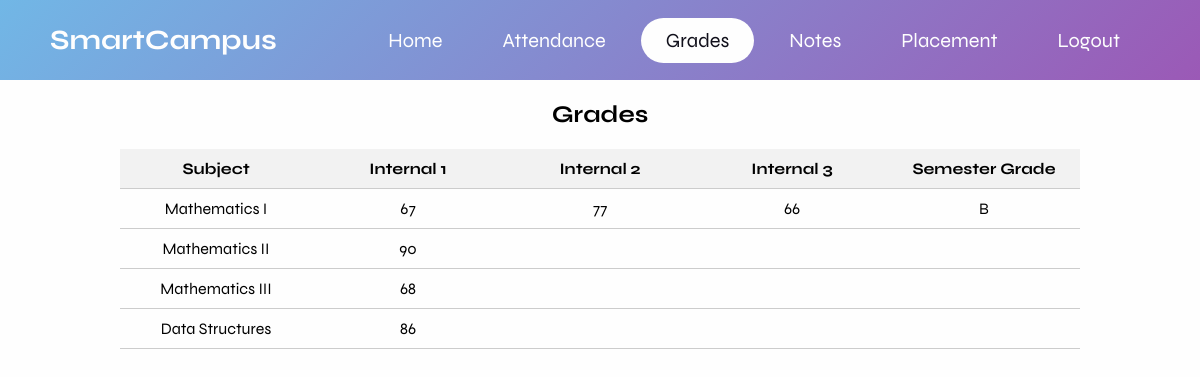
/grades (signed in), run on the app's committed database.
### database.py (models this page shows)
class Subjects(db.Model):
    id = db.Column(db.Integer, primary_key=True)
    cse = db.Column(db.String)
    it = db.Column(db.String)
    mech = db.Column(db.String)
    eee = db.Column(db.String)
    ece = db.Column(db.String)
    civil = db.Column(db.String)

### tables this page shows
CREATE TABLE "cseA1MathematicsI" (
	id INTEGER NOT NULL, 
	name VARCHAR, 
	register_number VARCHAR, 
	internal1 VARCHAR, 
	internal2 VARCHAR, 
	internal3 VARCHAR, 
	semester VARCHAR(5), 
	PRIMARY KEY (id)
);

CREATE TABLE "cseA1MathematicsII" (
	id INTEGER NOT NULL, 
	name VARCHAR, 
	register_number VARCHAR, 
	internal1 VARCHAR, 
	internal2 VARCHAR, 
	internal3 VARCHAR, 
	semester VARCHAR(5), 
	PRIMARY KEY (id)
);

CREATE TABLE "cseA1MathematicsIII" (
	id INTEGER NOT NULL, 
	name VARCHAR, 
	register_number VARCHAR, 
	internal1 VARCHAR, 
	internal2 VARCHAR, 
	internal3 VARCHAR, 
	semester VARCHAR(5), 
	PRIMARY KEY (id)
);

CREATE TABLE "cseA1DataStructures" (
	id INTEGER NOT NULL, 
	name VARCHAR, 
	register_number VARCHAR, 
	internal1 VARCHAR, 
	internal2 VARCHAR, 
	internal3 VARCHAR, 
	semester VARCHAR(5), 
	PRIMARY KEY (id)
);

### main.py (the view, shortened to what this page needs)
@app.route('/grades', methods=['GET', 'POST'])
@role_required(['student', 'parent', 'teacher'])
def grades():
    data = session.get('data')
    if data['user'] == 'parent' or data['user'] == 'student':
        register_number = data['register_number']
        department = data['department']
        class_table_list = [f'{department}A1', f'{department}B1', f'{department}A2', f'{department}B2',
                            f'{department}A3', f'{department}B3', f'{department}A4', f'{department}B4']
        class_name = find_table_with_register_number(register_number, class_table_list)
        if class_name is not None:
            year = class_name[-1]
            grade_table_name = f'grade{year}'
            grade_col = class_name[:-1]
            grade_table_list = get_grade_col_data(grade_table_name, grade_col)
            dept_subjects = retrieve_column_values(department)
            dept_len = len(department) + 2
            subjects = split_subject(dept_len, dept_subjects, grade_table_list)
            grades_data = get_records_for_register_number(grade_table_list, register_number)
        else:
            grades_data = []
            subjects = []
        if data['user'] == 'parent':
            return render_template("stu_grade.html", grades_data=grades_data, subjects=subjects)
        return render_template("grades.html", grades_data=grades_data, subjects=subjects)
    if data['user'] == 'teacher':
        return render_template("tec_grades.html")

### database.py (called while the page is built)
def retrieve_column_values(column_name):
    column_values = Subjects.query.with_entities(getattr(Subjects, column_name)).all()
    column_values = [value[0] for value in column_values if value[0] is not None]
    return column_values

def get_grade_col_data(grade_table_name, grade_col):
    conn = sqlite3.connect('instance/college.db')  # Replace 'your_database.db' with your database file
    cursor = conn.cursor()
    cursor.execute(f"SELECT {grade_col} FROM {grade_table_name}")
    data = cursor.fetchall()
    conn.close()
    grade_col_data = [row[0] for row in data]
    return grade_col_data

def find_table_with_register_number(register_number, tables_list):
    conn = sqlite3.connect('instance/college.db')  # Replace 'your_database.db' with your SQLite database file
    cursor = conn.cursor()
    for table_name in tables_list:
        try:
            cursor.execute(f"SELECT EXISTS(SELECT 1 FROM {table_name.strip()} WHERE register_number = ?)",
                           (register_number,))
        except sqlite3.OperationalError:
            continue  # Table doesn't exist, move to the next table
        exists_in_table = cursor.fetchone()[0]
        if exists_in_table:
            conn.close()
            return table_name.strip()
    conn.close()
    return None

def get_records_for_register_number(table_names, register_number):
    records = []
    conn = sqlite3.connect('instance/college.db')
    c = conn.cursor()
    try:
        for table_name in table_names:
            c.execute(f"SELECT * FROM {table_name} WHERE register_number=?", (register_number,))
            table_records = c.fetchall()
            records.extend(table_records)
    except sqlite3.Error as e:
        print("SQLite error:", e)
    finally:
        conn.close()
    return records

def split_subject(length, subjects, table_name):
    splitted_name = [name[length:] for name in table_name]
    new_list = []
    for value in splitted_name:
        for subject in subjects:
            subject_without_spaces = subject.replace(" ", "")
            if value == subject_without_spaces:
                new_list.append(subject)
                break  # Break out of the inner loop once a match is found
    return new_list

### templates/grades.html
{% extends "index.html" %}
{% block style %}
<link rel="stylesheet" href="{{url_for('static',filename='css/grades.css')}}">
{% endblock %}
{% block navigation %}
        <nav class="nav-bar">
            <ul>
                <li>
                    <a href="{{ url_for('home') }}">Home</a>
                </li>
                <li>
                    <a href="{{ url_for('attendance') }}">Attendance</a>
                </li>
                <li>
                    <a href="{{ url_for('grades') }}" class="active">Grades</a>
                </li>
                <li>
                    <a href="{{ url_for('notes') }}">Notes</a>
                </li>
                <li>
                    <a href="{{ url_for('placement') }}">Placement</a>
                </li>
                <li>
                    <a href="{{ url_for('login') }}" >Logout</a>
                </li>
            </ul>
        </nav>
{% endblock %}
{% block content %}
<div class="tec-container">
    <h2>Grades</h2>
    <div class="table">
        <div class="table-header">
            <div class="col">Subject</div>
            <div class="col">Internal 1</div>
            <div class="col">Internal 2</div>
            <div class="col">Internal 3</div>
            <div class="col">Semester Grade</div>
        </div>
        {% set subjects_length = subjects|length %}
        {% for i in range(subjects_length) %}
        <div class="table-row">
            <div class="col">{{ subjects[i] }}</div>
            {% for j in range(3,7) %}
            {% if grades_data[i][j] is none %}
            <div class="col"></div>
            {% else %}
            <div class="col">{{ grades_data[i][j] }}</div>
            {% endif %}
            {% endfor %}
        </div>
        {% endfor %}
    </div>
</div>
{% endblock %}

### static/css/index.css (style rules this page uses)
* { margin: 0; padding: 0; font-family: "Syne", sans-serif; text-decoration: none; list-style: none; box-sizing: border-box; }
body { background-color: #fefefe; }
.nav-bar ul { display: flex; }
.nav-bar ul li a { display: block; color: #fefefe; font-size: 20px; padding: 10px 25px; border-radius: 50px; transition: 0.2s; margin: 0 5px; }
.nav-bar ul li a.active { color: #11101b; background-color: #fefefe; }

### static/css/grades.css (style rules this page uses)
.tec-container { max-width: 1000px; margin: 20px auto; padding: 0 20px; }
h2, h3, .submit-button { text-align: center; margin: 20px }
.table { width: 100%; border-collapse: collapse; }
.table-header { background-color: #f2f2f2; display: flex; border-bottom: 1px solid #ccc; }
.table-header .col { flex: 1; padding: 10px; text-align: center; font-weight: bold; }
.table-row { display: flex; border-bottom: 1px solid #ccc; }
.table-row .col { flex: 1; padding: 10px; text-align: center; }

### data on the page
Subjects: cse "Mathematics I"
cseA1MathematicsI: internal1 "67" "77" "66" "B"
Subjects: cse "Mathematics II"
cseA1MathematicsII: internal1 "90"
Subjects: cse "Mathematics III"
cseA1MathematicsIII: internal1 "68"
Subjects: cse "Data Structures"
cseA1DataStructures: internal1 "86"
